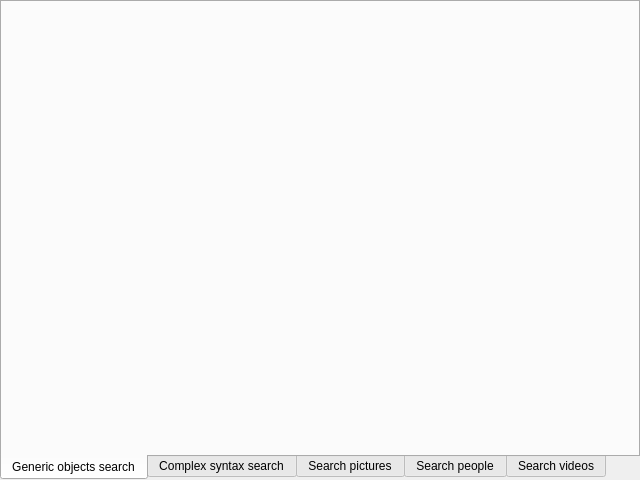
<?xml version="1.0" encoding="UTF-8"?>
<ui version="4.0">
 <class>nSearchTool</class>
 <widget class="QTabWidget" name="nSearchTool">
  <property name="geometry">
   <rect>
    <x>0</x>
    <y>0</y>
    <width>640</width>
    <height>480</height>
   </rect>
  </property>
  <property name="windowTitle">
   <string>Search tools</string>
  </property>
  <property name="windowIcon">
   <iconset resource="../../Images/Branon.qrc">
    <normaloff>:/images/search.png</normaloff>:/images/search.png</iconset>
  </property>
  <property name="toolTip">
   <string>Search tools</string>
  </property>
  <property name="statusTip">
   <string>Search tools</string>
  </property>
  <property name="whatsThis">
   <string>Search tools</string>
  </property>
  <property name="tabPosition">
   <enum>QTabWidget::South</enum>
  </property>
  <property name="currentIndex">
   <number>0</number>
  </property>
  <widget class="QWidget" name="Generic">
   <attribute name="title">
    <string>Generic objects search</string>
   </attribute>
   <attribute name="toolTip">
    <string>Generic objects search</string>
   </attribute>
  </widget>
  <widget class="QWidget" name="Complex">
   <attribute name="title">
    <string>Complex syntax search</string>
   </attribute>
   <attribute name="toolTip">
    <string>Complex syntax search</string>
   </attribute>
  </widget>
  <widget class="QWidget" name="Pictures">
   <attribute name="title">
    <string>Search pictures</string>
   </attribute>
   <attribute name="toolTip">
    <string>Search pictures</string>
   </attribute>
   <widget class="QToolButton" name="AddPicture">
    <property name="geometry">
     <rect>
      <x>48</x>
      <y>0</y>
      <width>24</width>
      <height>24</height>
     </rect>
    </property>
    <property name="toolTip">
     <string>Add search rule</string>
    </property>
    <property name="statusTip">
     <string>Add search rule</string>
    </property>
    <property name="whatsThis">
     <string>Add search rule</string>
    </property>
    <property name="text">
     <string/>
    </property>
    <property name="icon">
     <iconset resource="../../Images/Branon.qrc">
      <normaloff>:/images/plus.png</normaloff>:/images/plus.png</iconset>
    </property>
    <property name="iconSize">
     <size>
      <width>24</width>
      <height>24</height>
     </size>
    </property>
    <property name="autoRaise">
     <bool>true</bool>
    </property>
   </widget>
   <widget class="QComboBox" name="PictureItems">
    <property name="geometry">
     <rect>
      <x>0</x>
      <y>24</y>
      <width>240</width>
      <height>24</height>
     </rect>
    </property>
    <property name="toolTip">
     <string>Paraments</string>
    </property>
    <property name="statusTip">
     <string>Paraments</string>
    </property>
    <property name="whatsThis">
     <string>Paraments</string>
    </property>
    <property name="editable">
     <bool>true</bool>
    </property>
   </widget>
   <widget class="QStackedWidget" name="PictureStack">
    <property name="geometry">
     <rect>
      <x>0</x>
      <y>48</y>
      <width>240</width>
      <height>400</height>
     </rect>
    </property>
    <widget class="QWidget" name="Size">
     <widget class="QCheckBox" name="PictureW">
      <property name="geometry">
       <rect>
        <x>0</x>
        <y>0</y>
        <width>80</width>
        <height>24</height>
       </rect>
      </property>
      <property name="toolTip">
       <string>Width</string>
      </property>
      <property name="statusTip">
       <string>Width</string>
      </property>
      <property name="whatsThis">
       <string>Width</string>
      </property>
      <property name="text">
       <string>Width</string>
      </property>
      <property name="iconSize">
       <size>
        <width>24</width>
        <height>24</height>
       </size>
      </property>
     </widget>
     <widget class="QCheckBox" name="PictureH">
      <property name="geometry">
       <rect>
        <x>0</x>
        <y>24</y>
        <width>80</width>
        <height>24</height>
       </rect>
      </property>
      <property name="toolTip">
       <string>Height</string>
      </property>
      <property name="statusTip">
       <string>Height</string>
      </property>
      <property name="whatsThis">
       <string>Height</string>
      </property>
      <property name="text">
       <string>Height</string>
      </property>
      <property name="iconSize">
       <size>
        <width>24</width>
        <height>24</height>
       </size>
      </property>
     </widget>
     <widget class="QComboBox" name="pwOp">
      <property name="geometry">
       <rect>
        <x>80</x>
        <y>0</y>
        <width>60</width>
        <height>24</height>
       </rect>
      </property>
      <property name="editable">
       <bool>true</bool>
      </property>
     </widget>
     <widget class="QComboBox" name="phOp">
      <property name="geometry">
       <rect>
        <x>80</x>
        <y>24</y>
        <width>60</width>
        <height>24</height>
       </rect>
      </property>
      <property name="editable">
       <bool>true</bool>
      </property>
     </widget>
     <widget class="QSpinBox" name="pwValue">
      <property name="geometry">
       <rect>
        <x>140</x>
        <y>0</y>
        <width>100</width>
        <height>24</height>
       </rect>
      </property>
      <property name="alignment">
       <set>Qt::AlignRight|Qt::AlignTrailing|Qt::AlignVCenter</set>
      </property>
      <property name="minimum">
       <number>1</number>
      </property>
      <property name="maximum">
       <number>100000</number>
      </property>
      <property name="value">
       <number>100</number>
      </property>
     </widget>
     <widget class="QSpinBox" name="phValue">
      <property name="geometry">
       <rect>
        <x>140</x>
        <y>24</y>
        <width>100</width>
        <height>24</height>
       </rect>
      </property>
      <property name="alignment">
       <set>Qt::AlignRight|Qt::AlignTrailing|Qt::AlignVCenter</set>
      </property>
      <property name="minimum">
       <number>1</number>
      </property>
      <property name="maximum">
       <number>100000</number>
      </property>
      <property name="value">
       <number>100</number>
      </property>
     </widget>
    </widget>
    <widget class="QWidget" name="Color">
     <widget class="QComboBox" name="PictureC">
      <property name="geometry">
       <rect>
        <x>0</x>
        <y>0</y>
        <width>80</width>
        <height>24</height>
       </rect>
      </property>
      <property name="editable">
       <bool>true</bool>
      </property>
     </widget>
     <widget class="QSpinBox" name="pwColors">
      <property name="geometry">
       <rect>
        <x>80</x>
        <y>0</y>
        <width>160</width>
        <height>24</height>
       </rect>
      </property>
      <property name="alignment">
       <set>Qt::AlignRight|Qt::AlignTrailing|Qt::AlignVCenter</set>
      </property>
      <property name="minimum">
       <number>1</number>
      </property>
      <property name="maximum">
       <number>999999999</number>
      </property>
      <property name="value">
       <number>10000</number>
      </property>
     </widget>
    </widget>
   </widget>
   <widget class="QTreeWidget" name="PictureSearch">
    <property name="geometry">
     <rect>
      <x>240</x>
      <y>0</y>
      <width>384</width>
      <height>448</height>
     </rect>
    </property>
    <property name="alternatingRowColors">
     <bool>true</bool>
    </property>
    <property name="rootIsDecorated">
     <bool>false</bool>
    </property>
    <property name="columnCount">
     <number>3</number>
    </property>
    <column>
     <property name="text">
      <string notr="true">1</string>
     </property>
    </column>
    <column>
     <property name="text">
      <string notr="true">2</string>
     </property>
    </column>
    <column>
     <property name="text">
      <string notr="true">3</string>
     </property>
    </column>
   </widget>
   <widget class="QComboBox" name="PictureOp">
    <property name="geometry">
     <rect>
      <x>168</x>
      <y>0</y>
      <width>72</width>
      <height>24</height>
     </rect>
    </property>
    <property name="toolTip">
     <string>Operations</string>
    </property>
    <property name="statusTip">
     <string>Operations</string>
    </property>
    <property name="whatsThis">
     <string>Operations</string>
    </property>
    <property name="editable">
     <bool>true</bool>
    </property>
   </widget>
   <widget class="QToolButton" name="SearchPictures">
    <property name="geometry">
     <rect>
      <x>0</x>
      <y>0</y>
      <width>24</width>
      <height>24</height>
     </rect>
    </property>
    <property name="toolTip">
     <string>Search pictures</string>
    </property>
    <property name="statusTip">
     <string>Search pictures</string>
    </property>
    <property name="whatsThis">
     <string>Search pictures</string>
    </property>
    <property name="text">
     <string/>
    </property>
    <property name="icon">
     <iconset resource="../../Images/Branon.qrc">
      <normaloff>:/images/ScheduleZoomIn.png</normaloff>:/images/ScheduleZoomIn.png</iconset>
    </property>
    <property name="iconSize">
     <size>
      <width>24</width>
      <height>24</height>
     </size>
    </property>
    <property name="autoRaise">
     <bool>true</bool>
    </property>
   </widget>
   <widget class="QToolButton" name="RemovePicture">
    <property name="enabled">
     <bool>false</bool>
    </property>
    <property name="geometry">
     <rect>
      <x>72</x>
      <y>0</y>
      <width>24</width>
      <height>24</height>
     </rect>
    </property>
    <property name="toolTip">
     <string>Remove</string>
    </property>
    <property name="statusTip">
     <string>Remove</string>
    </property>
    <property name="whatsThis">
     <string>Remove</string>
    </property>
    <property name="text">
     <string/>
    </property>
    <property name="icon">
     <iconset resource="../../Images/Branon.qrc">
      <normaloff>:/images/delete.png</normaloff>:/images/delete.png</iconset>
    </property>
    <property name="iconSize">
     <size>
      <width>24</width>
      <height>24</height>
     </size>
    </property>
    <property name="autoRaise">
     <bool>true</bool>
    </property>
   </widget>
   <widget class="QToolButton" name="PictureUp">
    <property name="enabled">
     <bool>false</bool>
    </property>
    <property name="geometry">
     <rect>
      <x>120</x>
      <y>0</y>
      <width>24</width>
      <height>24</height>
     </rect>
    </property>
    <property name="toolTip">
     <string>Up</string>
    </property>
    <property name="statusTip">
     <string>Up</string>
    </property>
    <property name="whatsThis">
     <string>Up</string>
    </property>
    <property name="text">
     <string/>
    </property>
    <property name="icon">
     <iconset resource="../../Images/Branon.qrc">
      <normaloff>:/images/up.png</normaloff>:/images/up.png</iconset>
    </property>
    <property name="iconSize">
     <size>
      <width>24</width>
      <height>24</height>
     </size>
    </property>
    <property name="autoRaise">
     <bool>true</bool>
    </property>
   </widget>
   <widget class="QToolButton" name="PictureDown">
    <property name="enabled">
     <bool>false</bool>
    </property>
    <property name="geometry">
     <rect>
      <x>144</x>
      <y>0</y>
      <width>24</width>
      <height>24</height>
     </rect>
    </property>
    <property name="toolTip">
     <string>Down</string>
    </property>
    <property name="statusTip">
     <string>Down</string>
    </property>
    <property name="whatsThis">
     <string>Down</string>
    </property>
    <property name="text">
     <string/>
    </property>
    <property name="icon">
     <iconset resource="../../Images/Branon.qrc">
      <normaloff>:/images/down.png</normaloff>:/images/down.png</iconset>
    </property>
    <property name="iconSize">
     <size>
      <width>24</width>
      <height>24</height>
     </size>
    </property>
    <property name="autoRaise">
     <bool>true</bool>
    </property>
   </widget>
   <widget class="QToolButton" name="PictureScripts">
    <property name="geometry">
     <rect>
      <x>24</x>
      <y>0</y>
      <width>24</width>
      <height>24</height>
     </rect>
    </property>
    <property name="toolTip">
     <string>Picture scripts</string>
    </property>
    <property name="statusTip">
     <string>Picture scripts</string>
    </property>
    <property name="whatsThis">
     <string>Picture scripts</string>
    </property>
    <property name="text">
     <string/>
    </property>
    <property name="icon">
     <iconset resource="../../Images/Branon.qrc">
      <normaloff>:/images/plaintext.png</normaloff>:/images/plaintext.png</iconset>
    </property>
    <property name="iconSize">
     <size>
      <width>24</width>
      <height>24</height>
     </size>
    </property>
    <property name="autoRaise">
     <bool>true</bool>
    </property>
   </widget>
   <widget class="QToolButton" name="PictureTrash">
    <property name="enabled">
     <bool>false</bool>
    </property>
    <property name="geometry">
     <rect>
      <x>96</x>
      <y>0</y>
      <width>24</width>
      <height>24</height>
     </rect>
    </property>
    <property name="toolTip">
     <string>Clear all</string>
    </property>
    <property name="statusTip">
     <string>Clear all</string>
    </property>
    <property name="whatsThis">
     <string>Clear all</string>
    </property>
    <property name="text">
     <string/>
    </property>
    <property name="icon">
     <iconset resource="../../Images/Branon.qrc">
      <normaloff>:/images/recycle.png</normaloff>:/images/recycle.png</iconset>
    </property>
    <property name="iconSize">
     <size>
      <width>24</width>
      <height>24</height>
     </size>
    </property>
    <property name="autoRaise">
     <bool>true</bool>
    </property>
   </widget>
  </widget>
  <widget class="QWidget" name="People">
   <attribute name="title">
    <string>Search people</string>
   </attribute>
   <attribute name="toolTip">
    <string>Search people</string>
   </attribute>
  </widget>
  <widget class="QWidget" name="Video">
   <attribute name="title">
    <string>Search videos</string>
   </attribute>
   <attribute name="toolTip">
    <string>Search videos</string>
   </attribute>
  </widget>
 </widget>
 <resources>
  <include location="../../Images/Branon.qrc"/>
 </resources>
 <connections>
  <connection>
   <sender>PictureItems</sender>
   <signal>activated(int)</signal>
   <receiver>nSearchTool</receiver>
   <slot>PictureItems(int)</slot>
   <hints>
    <hint type="sourcelabel">
     <x>121</x>
     <y>37</y>
    </hint>
    <hint type="destinationlabel">
     <x>319</x>
     <y>239</y>
    </hint>
   </hints>
  </connection>
  <connection>
   <sender>PictureScripts</sender>
   <signal>clicked()</signal>
   <receiver>nSearchTool</receiver>
   <slot>PictureScripts()</slot>
   <hints>
    <hint type="sourcelabel">
     <x>37</x>
     <y>13</y>
    </hint>
    <hint type="destinationlabel">
     <x>319</x>
     <y>239</y>
    </hint>
   </hints>
  </connection>
  <connection>
   <sender>SearchPictures</sender>
   <signal>clicked()</signal>
   <receiver>nSearchTool</receiver>
   <slot>SearchPictures()</slot>
   <hints>
    <hint type="sourcelabel">
     <x>13</x>
     <y>13</y>
    </hint>
    <hint type="destinationlabel">
     <x>319</x>
     <y>239</y>
    </hint>
   </hints>
  </connection>
  <connection>
   <sender>AddPicture</sender>
   <signal>clicked()</signal>
   <receiver>nSearchTool</receiver>
   <slot>AddPictureRules()</slot>
   <hints>
    <hint type="sourcelabel">
     <x>61</x>
     <y>13</y>
    </hint>
    <hint type="destinationlabel">
     <x>319</x>
     <y>239</y>
    </hint>
   </hints>
  </connection>
  <connection>
   <sender>RemovePicture</sender>
   <signal>clicked()</signal>
   <receiver>nSearchTool</receiver>
   <slot>RemovePictures()</slot>
   <hints>
    <hint type="sourcelabel">
     <x>85</x>
     <y>13</y>
    </hint>
    <hint type="destinationlabel">
     <x>319</x>
     <y>239</y>
    </hint>
   </hints>
  </connection>
  <connection>
   <sender>PictureTrash</sender>
   <signal>clicked()</signal>
   <receiver>nSearchTool</receiver>
   <slot>TrashPictures()</slot>
   <hints>
    <hint type="sourcelabel">
     <x>109</x>
     <y>13</y>
    </hint>
    <hint type="destinationlabel">
     <x>319</x>
     <y>239</y>
    </hint>
   </hints>
  </connection>
  <connection>
   <sender>PictureUp</sender>
   <signal>clicked()</signal>
   <receiver>nSearchTool</receiver>
   <slot>PictureUp()</slot>
   <hints>
    <hint type="sourcelabel">
     <x>133</x>
     <y>13</y>
    </hint>
    <hint type="destinationlabel">
     <x>319</x>
     <y>239</y>
    </hint>
   </hints>
  </connection>
  <connection>
   <sender>PictureDown</sender>
   <signal>clicked()</signal>
   <receiver>nSearchTool</receiver>
   <slot>PictureDown()</slot>
   <hints>
    <hint type="sourcelabel">
     <x>157</x>
     <y>13</y>
    </hint>
    <hint type="destinationlabel">
     <x>319</x>
     <y>239</y>
    </hint>
   </hints>
  </connection>
 </connections>
</ui>
